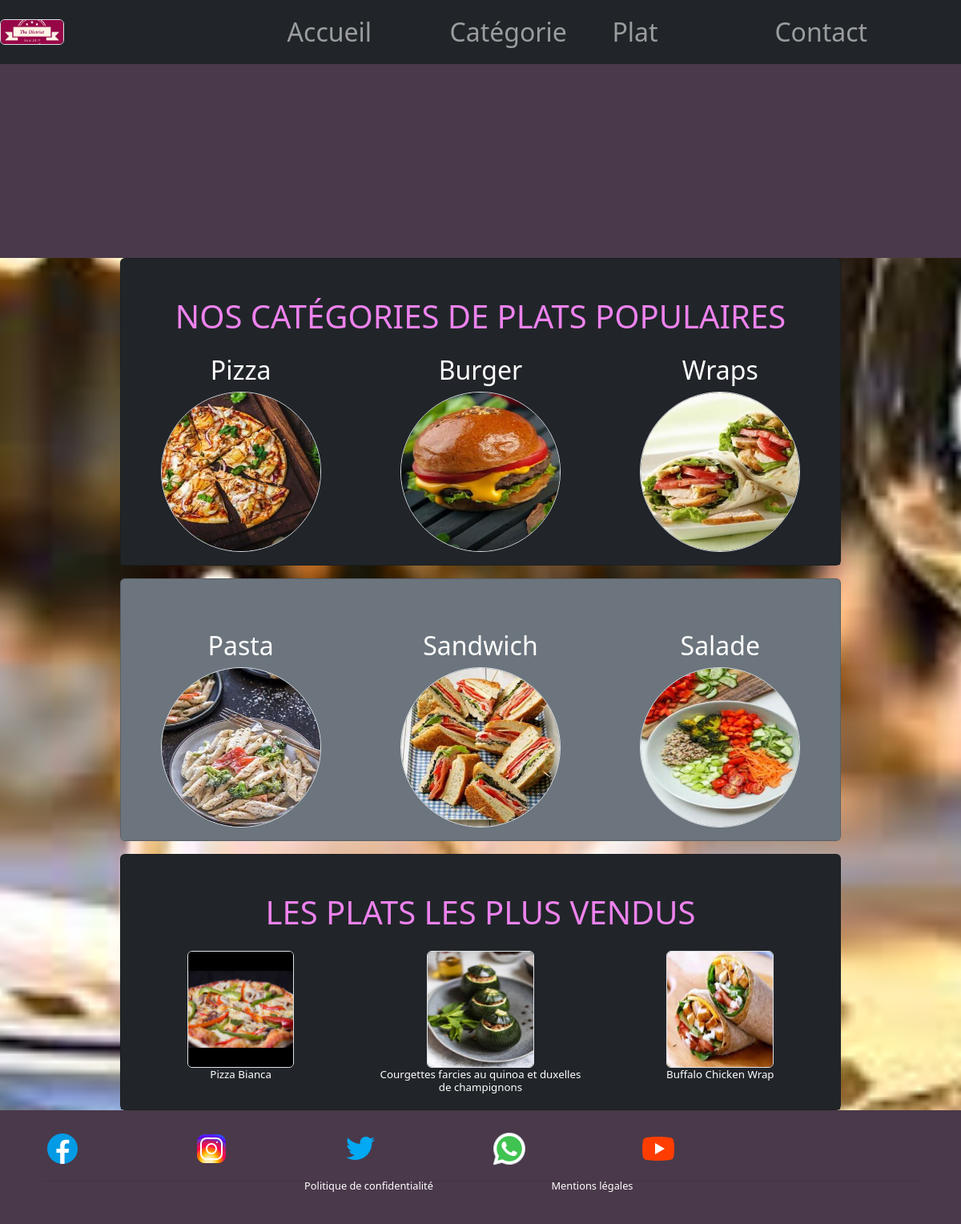
The page / on the database its author committed.
### tables this page shows
CREATE TABLE `categorie` (
  `id` int(11) NOT NULL AUTO_INCREMENT,
  `libelle` varchar(100) NOT NULL,
  `image` varchar(255) NOT NULL,
  `active` varchar(10) NOT NULL,
  PRIMARY KEY (`id`)
);

CREATE TABLE `plat` (
  `id` int(11) NOT NULL AUTO_INCREMENT,
  `libelle` varchar(100) NOT NULL,
  `description` text NOT NULL,
  `prix` decimal(10,2) NOT NULL,
  `image` varchar(255) NOT NULL,
  `id_categorie` int(11) NOT NULL,
  `active` varchar(10) NOT NULL,
  PRIMARY KEY (`id`),
  KEY `id_categorie` (`id_categorie`),
  CONSTRAINT `plat_ibfk_1` FOREIGN KEY (`id_categorie`) REFERENCES `categorie` (`id`)
);

### dao.php (called while the page is built, shortened)
<?php
function get_categories($conn, $limit = null, $offset = null) {
    $sql = "SELECT * FROM categorie where categorie.active = 'Yes'";
    if ($limit !== null) {
        $sql .= " LIMIT $limit";
    }
    if ($offset !== null) {
        $sql .= " OFFSET $offset";
    }
    $stmt = $conn->prepare($sql);
    $stmt->execute();
    return $stmt->fetchAll(PDO::FETCH_ASSOC);
}
function get_best_sellers($conn, $limit) {
    $sql = "SELECT p.id, p.libelle, p.image
            FROM plat p
            JOIN commande c ON p.id = c.id_plat
            GROUP BY p.id
            ORDER BY COUNT(c.id) DESC
            LIMIT :limit";
    $stmt = $conn->prepare($sql);
    $stmt->bindParam(':limit', $limit, PDO::PARAM_INT);
    $stmt->execute();
    return $stmt->fetchAll(PDO::FETCH_ASSOC);
}
?>

### index.php (the view, shortened to what this page needs)
<?php
require_once 'database.php';
if (isset($_GET['search_query'])) {
    $search_query = $_GET['search_query'];
    $plats = search_plats($conn, $search_query);
    $show_categories = false;
    $show_best_sellers = false;
} else {
    $categories_first_set = get_categories($conn, 3);
    $categories_second_set = get_categories($conn, 3, 3);
    $best_sellers = get_best_sellers($conn, 3);
    $show_categories = true;
    $show_best_sellers = true;
}
$best_sellers = get_best_sellers($conn, 3);
?>
<body style="background-color: #4A394a;">
    <?php require_once("php/header.php"); ?>
    <div class="parallax">
        <main>
            <?php if ($show_categories): ?>
                <div class="container-fluid mt-3 pt-5 card text-center w-75 bg-dark">
                    <h1 class="text" style="color: #EE82EE">NOS CATÉGORIES DE PLATS POPULAIRES</h1>
                    <div class="row">
                        <?php foreach ($categories_first_set as $categorie): ?>
                            <div class="col-sm-4 p-3 bg-dark text-white zoomimage">
                                <div class="img-fluid">
                                    <h2><?php echo htmlspecialchars($categorie['libelle']); ?></h2>
                                    <a href="plats.php?id=<?php echo htmlspecialchars($categorie['id']); ?>">
                                        <img class="rounded-circle mx-auto d-block border border-black-1" src="images_the_district/category/<?php echo htmlspecialchars($categorie['image']); ?>" alt="<?php echo htmlspecialchars($categorie['libelle']); ?>">
                                    </a>
                                </div>
                            </div>
                        <?php endforeach; ?>
                    </div>
                </div>
                <div class="container-fluid mt-3 pt-5 card text-center w-75 bg-secondary">
                    <div class="row">
                        <?php foreach ($categories_second_set as $categorie): ?>
                            <div class="col-sm-4 p-3 bg-secondary text-white zoomimage">
                                <div class="img-fluid">
                                    <h2><?php echo htmlspecialchars($categorie['libelle']); ?></h2>
                                    <a href="plats.php?id=<?php echo htmlspecialchars($categorie['id']); ?>">
                                        <img class="rounded-circle mx-auto d-block border border-black-1" src="images_the_district/category/<?php echo htmlspecialchars($categorie['image']); ?>" alt="<?php echo htmlspecialchars($categorie['libelle']); ?>">
                                    </a>
                                </div>
                            </div>
                        <?php endforeach; ?>
                    </div>
                </div>
            <?php endif; ?>
            <?php if ($show_best_sellers): ?>
                <div class="container-fluid mt-3 pt-5 card text-center w-75 bg-dark">
                    <h1 class="text" style="color: #EE82EE">LES PLATS LES PLUS VENDUS</h1>
                    <div class="row">
                        <?php foreach ($best_sellers as $plat): ?>
                            <div class="col-sm-4 p-3 bg-dark text-white">
                                <img class="rounded-2 mx-auto d-block border border-black-1" src="Mesimages/<?php echo htmlspecialchars($plat['image']); ?>" width="50%" height="80%" alt="Image de <?php echo htmlspecialchars($plat['libelle']); ?>">
                                <h3 class="plusvendu"><?php echo htmlspecialchars($plat['libelle']); ?></h3>
                            </div>
                        <?php endforeach; ?>
                    </div>
                </div>
            <?php endif; ?>
        </main>
    </div>
    <?php require_once('php/footer.php'); ?>
</body>

### php/header.php (shortened to what this page needs)
<!DOCTYPE html>
<html lang="fr">
<head>
    <link href="https://cdn.jsdelivr.net/npm/bootstrap@5.3.2/dist/css/bootstrap.min.css" rel="stylesheet">
    <link href="Lignerouge.css" rel="stylesheet">
</head>
<body style="background-color: #4A394a;">
<header>
    <nav class="navbar navbar-expand-sm navbar-dark bg-dark fs-2 fixed-top">
        <div class="container-fluid-flex">
            <a href="index.php">
                <img src="images_the_district/the_district_brand/facebook_cover_photo_1.png" class="object-fit-contain border rounded" width="80" alt="">
            </a>
        </div>
        <div class="container-fluid d-flex justify-content-evenly">
            <ul class="navbar-nav">
                <li class="nav-item col-sm-4">
                    <a class="nav-link <?php if ($_SERVER['REQUEST_URI'] == '/index.php') { echo 'active'; } ?> espace" href="index.php">Accueil</a>
                </li>
                <li class="nav-item col-sm-4">
                    <a class="nav-link <?php if ($_SERVER['REQUEST_URI'] == '/categorie.php') { echo 'active'; } ?> espace" href="categorie.php">Catégorie</a>
                </li>
                <li class="nav-item col-sm-4">
                    <a class="nav-link <?php if (strpos($_SERVER['REQUEST_URI'], '/plats.php') !== false) { echo 'active'; } ?> espace" href="plats.php">Plat</a>
                </li>
                <li class="nav-item col-sm-4">
                    <a class="nav-link <?php if ($_SERVER['REQUEST_URI'] == '/contact.php') { echo 'active'; } ?> espace" href="contact.php">Contact</a>
                </li>
            </ul>
        </div>
    </nav>
    <div class="image-container position-relative">
        <?php if (basename($_SERVER['SCRIPT_NAME']) != 'commande.php' && basename($_SERVER['SCRIPT_NAME']) != 'politique_deconfidentialite.php' && basename($_SERVER['SCRIPT_NAME']) != 'mentions_legales.php') { ?>
        <div class="row g-0">
            <video id="video" class="col-12 mb-0 mt-0" src="images_the_district/11659-231758756_small.mp4" style="width:100vmax; height: 20vmax;" playsinline autoplay loop muted></video>
        </div>
        <?php } ?>
    </div>
</header>

### php/footer.php (shortened to what this page needs)
<footer class="" style="background-color: #4A394a;">
    <div class="container p-4">
        <section class="mb-2">
            <div class="row">
                <div class="col-lg-2 col-md-12 mb-4 mb-md-0 zoomimage">
                    <div class="bg-image hover-overlay shadow-1-strong rounded meslogosreso">
                        <a href="#">
                            <img src="images_the_district/the_district_brand/facebook2.png" class="w-auto" alt="Facebook logo">
                        </a>
                    </div>
                </div>
                <div class="col-lg-2 col-md-12 mb-4 mb-md-0">
                    <div class="bg-image hover-overlay shadow-1-strong rounded meslogosreso">
                        <a href="#">
                            <img src="images_the_district/the_district_brand/instagram2.png" class="w-auto" alt="Instagram logo">
                        </a>
                    </div>
                </div>
                <div class="col-lg-2 col-md-12 mb-4 mb-md-0">
                    <div class="bg-image hover-overlay shadow-1-strong rounded meslogosreso">
                        <a href="#">
                            <img src="images_the_district/the_district_brand/twitter2.png" class="w-auto" alt="Twitter logo">
                        </a>
                    </div>
                </div>
                <div class="col-lg-2 col-md-12 mb-4 mb-md-0">
                    <div class="bg-image hover-overlay shadow-1-strong rounded meslogosreso">
                        <a href="#">
                            <img src="images_the_district/the_district_brand/whatsapp2.png" class="w-auto" alt="WhatsApp logo">
                        </a>
                    </div>
                </div>
                <div class="col-lg-2 col-md-12 mb-4 mb-md-0">
                    <div class="bg-image hover-overlay shadow-1-strong rounded meslogosreso">
                        <a href="#">
                            <img src="images_the_district/the_district_brand/youtube2.png" class="w-auto" alt="YouTube logo">
                        </a>
                    </div>
                </div>
            </div>
        </section>
        <hr>
        <section style="margin-top: -20px;">
            <div class="row justify-content-center">
                <div class="col-md-3 text-center">
                    <p class="text-white taille"><a style="text-decoration: none; color: #FFFFFF;" href="politique_deconfidentialite.php">Politique de confidentialité</a></p>
                </div>
                <div class="col-md-3 text-center">
                    <p class="text-black taille"><a style="text-decoration: none; color: #FFFFFF;" href="mentions_legales.php">Mentions légales</a></p>
                </div>
            </div>
        </section>
    </div>
</footer>
</body>
</html>

### Lignerouge.css (style rules this page uses)
.espace { margin: 0 15px; }
video { object-fit: fill; }
.zoomimage img { width: auto; max-height: 200px; }
.zoomimage { position : relative; overflow : hidden; transition : 0.5s; }
.parallax { background-image: url("Mesimages/imagedefondpagecommande2.jpeg"); min-height: 100vh; background-attachment: fixed; background-position: center; background-repeat: no-repeat; background-size: cover; }
.plusvendu { font-size: smaller; }
.meslogosreso { animation: 3s slidein; animation-iteration-count: infinite; }
.image-container { padding: 0; margin: 0; position: relative; }
.taille { font-size: 0.8em; }

### rows shown on the page
categorie: libelle "Pizza", image (picture)
categorie: libelle "Burger", image (picture)
categorie: libelle "Wraps", image (picture)
categorie: libelle "Pasta", image (picture)
categorie: libelle "Sandwich", image (picture)
categorie: libelle "Salade", image (picture)
plat: image (picture), libelle "Pizza Bianca"
plat: image (picture), libelle "Courgettes farcies au quinoa et duxelles de champignons"
plat: image (picture), libelle "Buffalo Chicken Wrap"
